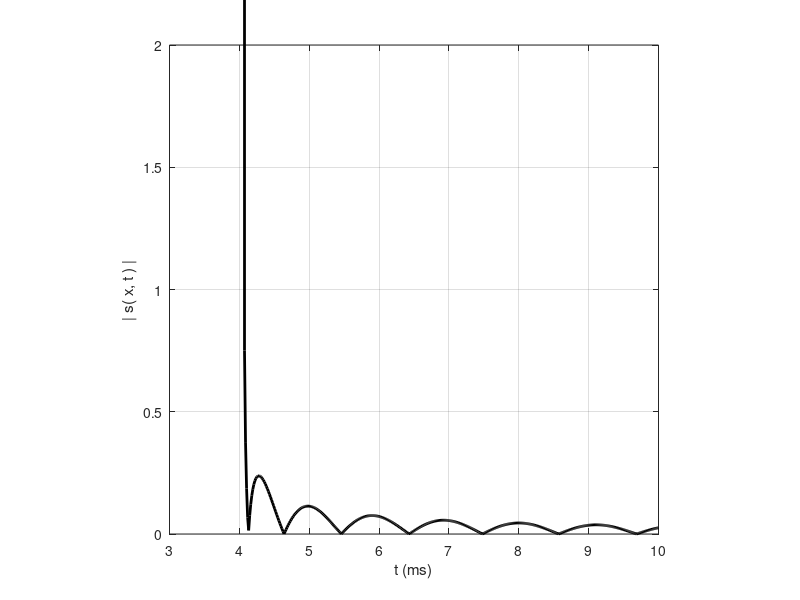

Reproduce this figure in MATLAB. (Note: this script raises an error after producing the figure.)
%%%%%%%%%%%%%%%%%%%%%%%%%%%%%%%%%%%%%%%%%%%%%%%%%%%%%%%%%%%%%%%%%%%%%%%%%%%
% This work is supplementary material for the book                        %
%                                                                         %
% Jens Ahrens, Analytic Methods of Sound Field Synthesis, Springer-Verlag %
% Berlin Heidelberg, 2012, http://dx.doi.org/10.1007/978-3-642-25743-8    %
%                                                                         %
% It has been downloaded from http://soundfieldsynthesis.org and is       %
% licensed under a Creative Commons Attribution-NonCommercial-ShareAlike  %
% 3.0 Unported License. Please cite the book appropriately if you use     %
% these materials in your own work.                                       %
%                                                                         %
% (c) 2012 by Jens Ahrens                                                 %
%%%%%%%%%%%%%%%%%%%%%%%%%%%%%%%%%%%%%%%%%%%%%%%%%%%%%%%%%%%%%%%%%%%%%%%%%%%

clear;

v     = 600;
f     = 500; 
c     = 343; 
omega = 2*pi*f;
M     = v / c;

x = 1;
y = 1;
z = 0;

% time instant when Mach cone arrives
t_mach = 1/v * ( x + y * sqrt( M^2 - 1 ) );
t      = linspace( t_mach, 0.01, 400 );

% Eq. (5.58)
Delta = sqrt( ( x - v*t ).^2  + ( y.^2 + z.^2 ) .* ( 1 - M^2 ) );

% Eq. (5.64)
tau_1 = ( M .* ( x - v*t ) + Delta ) / ( c * ( 1 - M^2 ) );
tau_2 = ( M .* ( x - v*t ) - Delta ) / ( c * ( 1 - M^2 ) );

% Eq. (5.63) and (5.62)
s = 1 / (4*pi) .* exp( 1i .* omega .* ( t - tau_1 ) ) ./ Delta + ...
    1 / (4*pi) .* exp( 1i .* omega .* ( t - tau_2 ) ) ./ Delta;

figure;
plot( t * 1000, abs( s ), 'k', 'LineWidth', 2' )

xlim( [ 3 10 ] )
ylim( [ 0  2 ] )
axis square;
grid on;

xlabel( 't (ms)' )
ylabel( '| s( x, t ) |' )

graph_defaults;
